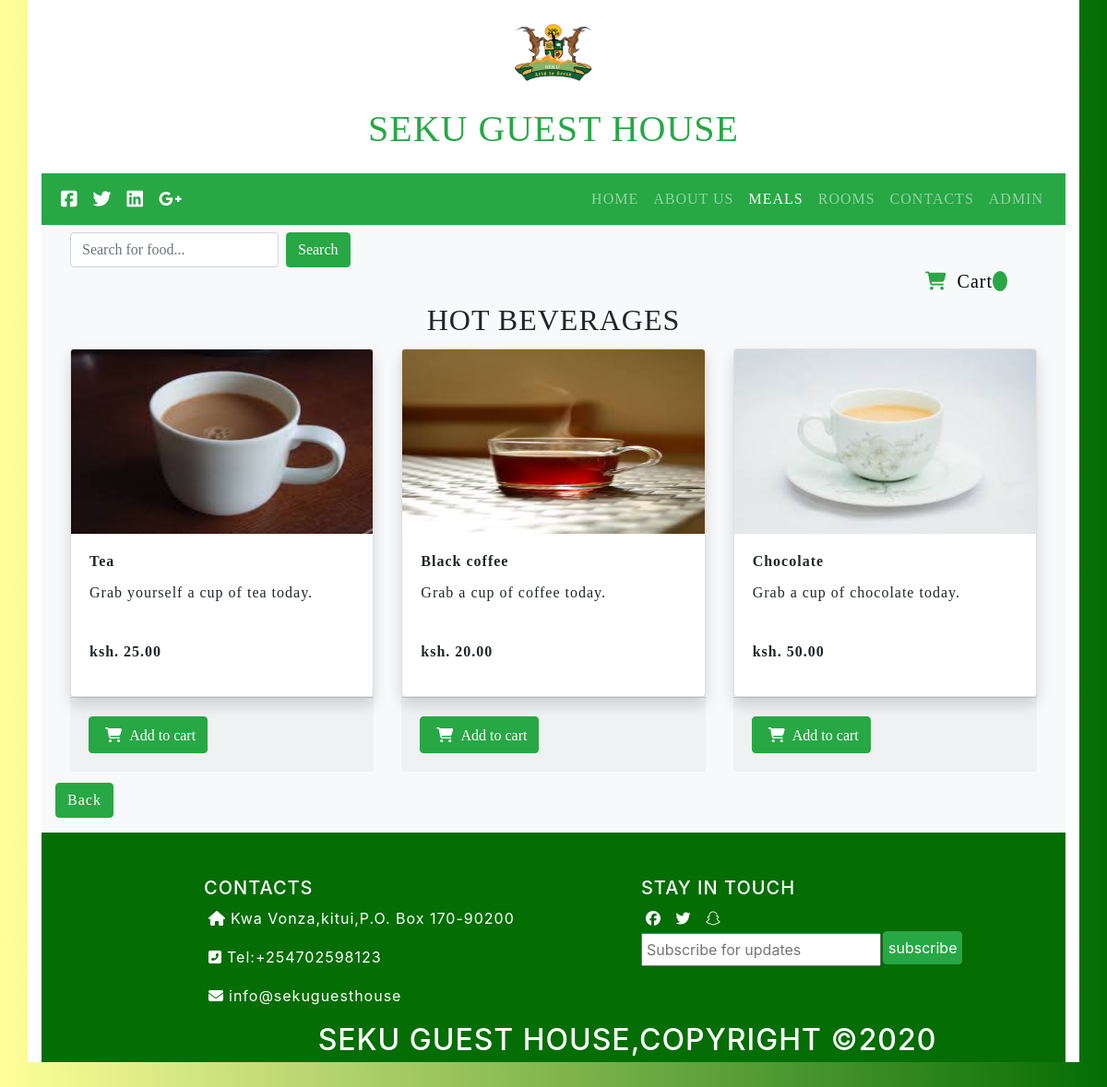
Screenshot of /sub-meal1.php with the database file from the repository.
### tables this page shows
CREATE TABLE `menu` (
  `FOOD_ID` int(10) NOT NULL,
  `NAME_OF_FOOD` varchar(100) NOT NULL,
  `CAT_OF_FOOD` varchar(100) NOT NULL,
  `PRICE` float(10,2) NOT NULL,
  `IMAGES` varchar(200) NOT NULL,
  `DESCRIPTION` varchar(200) NOT NULL,
  `FOOD_CODE` varchar(10) NOT NULL
);

### sub-meal1.php (the view, shortened to what this page needs)
<?php
  include_once 'admin/includes/db.php';
?>
<!DOCTYPE html>
<html>
    <head>
        <link rel="stylesheet" href="css/meals.css">
        <link rel="stylesheet" type="text/css" href="css/bootstrap.css">
        <link href="http://cdnjs.cloudflare.com/ajax/libs/font-awesome/4.3.0/css/font-awesome.css" rel="stylesheet"  type='text/css'>
    </head>
	<div class="container bg-white">
            <div class="text-center " mr-5>
        <img src="images\Sekulogo.png" height=100px/>
                <div class="text-success py-3">
         <h2 class="h1 heading-4">SEKU GUEST HOUSE</h2>
                    </div class="bg-primary">
                </div>
        <nav class="navbar navbar-expand-lg navbar-dark badge-success">
            <a class="navbar-brand" href="#">
                <i class="fab fa-facebook-square"></i>
                <i class="fab fa-twitter"></i>
                <i class="fab fa-linkedin"></i>
                <i class="fab fa-google-plus-g"></i>
            </a>
            <div class="collapse navbar-collapse justify-content-end"  id="nav">
              <div class="navbar-nav pr-lg" >
                <a class="nav-item nav-link" href="index.php">HOME</a>
                <a class="nav-item nav-link" href="about.php">ABOUT US</a>
                <a class="nav-item nav-link active" href="meals.php"><span class="sr-only">(current)</span>MEALS</a>
                <a class="nav-item nav-link" href="Rooms.php">ROOMS</a>
                <a class="nav-item nav-link" href="contacts.php">CONTACTS</a>
                <a class="nav-item nav-link" href="admin/adminlog.php">ADMIN</a>
              </div>
            </div>
          </nav>
<section class="container bg-light py-2">
       <div>
      <form action="search.php" method="POST" class="form-inline">
        <input class="form-control mr-sm-2 ml-sm-3" type="text" name="search" placeholder="Search for food..." name="" aria-label="Search">
        <button class="btn btn-success my-sm-0" type="submit" name="submit">Search</button>
      </form>
    <a href="order-cart.php" style="text-decoration: none;color:#000;">
      <h5 align="right" class="mx-5"><i class="fas fa-shopping-cart text-success"></i>  Cart <span id="cart-item" class="rounded-circle bg-success px-2 text-white"></span></h5></a>
    </div>
    <h2 class="text-center">HOT BEVERAGES</h2>
              <?php
                if (!$connect){
                die("Database connection failed!");
              }else{
                $query = 'SELECT * FROM menu where CAT_OF_FOOD="hot beverages"';
                $sql = mysqli_query($connect,$query);
                echo '<div class="row">';
                while($row=mysqli_fetch_assoc($sql)){
                  echo '<div class="col-lg-4 col-md-3 col-sm-12 my-1">';
                  echo '<div class="card shadow">';
                        echo '<img src="admin/images/'.$row["IMAGES"].'" class="card-img-top" alt="Hot Beverages" width="300px" height="200px">';
                    echo '<div class="card-body">';
                      echo '<h6 class="card-title"><strong>'.$row['NAME_OF_FOOD'].'</strong></h6>';
                      echo '<p class="card-text">'.$row['DESCRIPTION'].'</p><br>';
                      echo '<p><strong>ksh. '.$row['PRICE'].'</strong></p>';
                  echo '</div>';
                    echo '</div>';
                  echo '<div class="card-footer">';
                    echo '<form action="" class="form-submit">';
                    ?>
                              <button class="btn btn-success text-center my-2 addItemBtn" name="add_to_cart"><i class="fas fa-shopping-cart"></i> Add to cart</button>
                    <?php
                      echo '</form>';
                      echo '</div>';
                    echo '</div>';
            }
            echo '</div>';
          }
        ?>
        <span><a href="meals.php" class="btn btn-success my-2">Back</a></span>
      </section>
    <footer>
        <div class="content justify-content-center">
	<div class="row">
	<div class="col-lg-6 col-md-6">
	<h5>CONTACTS</h5>
	<p><i class="fas fa-home"></i>Kwa Vonza,kitui,P.O. Box 170-90200</p>
	<p><i class="fas fa-phone-square-alt"></i>Tel:+254702598123</p>
	<p><i class="fas fa-envelope"></i>info@sekuguesthouse</p>
	</div>
<div class="col-lg-6 col-md-6">
	<h5>STAY IN TOUCH</h5>
	<i class="fab fa-facebook"></i>
	<i class="fab fa-twitter"></i>
	<i class="fab fa-snapchat"></i><br>
	<input type="email" placeholder="Subscribe for updates"><button class="btn btn-success">subscribe</button>
	</div>
	</div>
	<h2>SEKU GUEST HOUSE,COPYRIGHT &copy;2020</h2>
	</div>
      </div>
  </body>
</html>

### css/meals.css (style rules this page uses)
html, body, div, span, object, iframe, h1, h2, h3, h4, h5, h6, p, blockquote, pre, abbr, address, cite, code, del, dfn, em, img, ins, kbd, q, samp, small, strong, sub, sup, var, b, i, dl, dt, dd, ol, ul, li, fieldset, form, label, legend, table, caption, tbody, tfoot, thead, tr, th, td, article, aside, canvas, details, figcaption, figure, footer, header, hgroup, menu, nav, section, summary, time, mark, audio, video { margin:0; padding:0; border:0; outline:0; font-size:100%; vertical-align:baseline; background:transparent; }
i { padding:5px; }
h2 { text-align: center; font-weight: bold; }
.heading-4 { font-weight:bold; font-family:Georgia, 'Times New Roman', Times, serif; }
article,aside,details,figcaption,figure, footer,header,hgroup,menu,nav,section { display:block; }
a { margin:0; padding:0; font-size:100%; vertical-align:baseline; background:transparent; text-decoration: none; }
.navbar { font-family:Georgia, 'Times New Roman', Times, serif; }
input, select { vertical-align:middle; }
section { font-family:Georgia, 'Times New Roman', Times, serif; }
.content { padding-left:10rem; padding-top:3em; background-color:#046d04; color: white; }
.content .btn { padding:5px; margin-left:2px; }
.content input { padding:4px; margin-top:3px; }
footer h2 { margin-bottom:1em; text-align:center; padding-bottom:5px; }

### rows the page displays
menu: IMAGES (picture), NAME_OF_FOOD "Tea", DESCRIPTION "Grab yourself a cup of tea today.", PRICE "25.00"
menu: IMAGES (picture), NAME_OF_FOOD "Black coffee", DESCRIPTION "Grab a cup of coffee today.", PRICE "20.00"
menu: IMAGES (picture), NAME_OF_FOOD "Chocolate", DESCRIPTION "Grab a cup of chocolate today.", PRICE "50.00"
